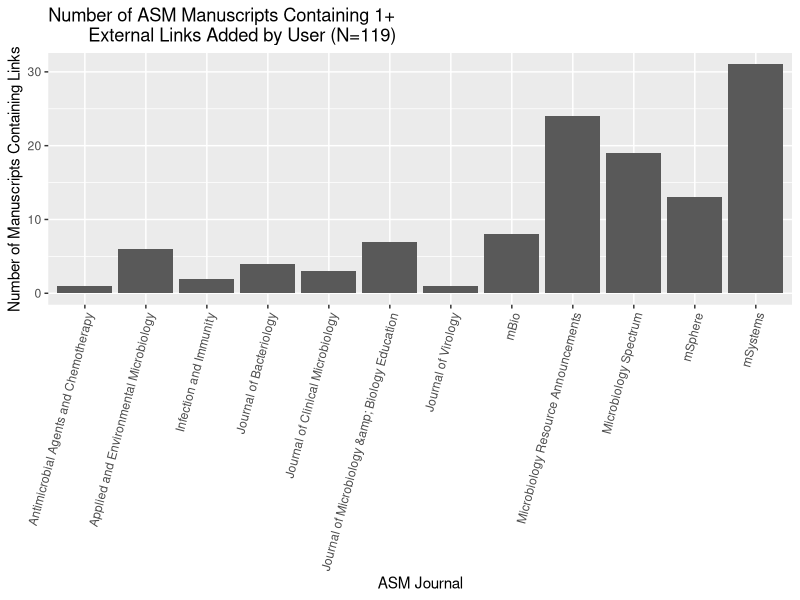
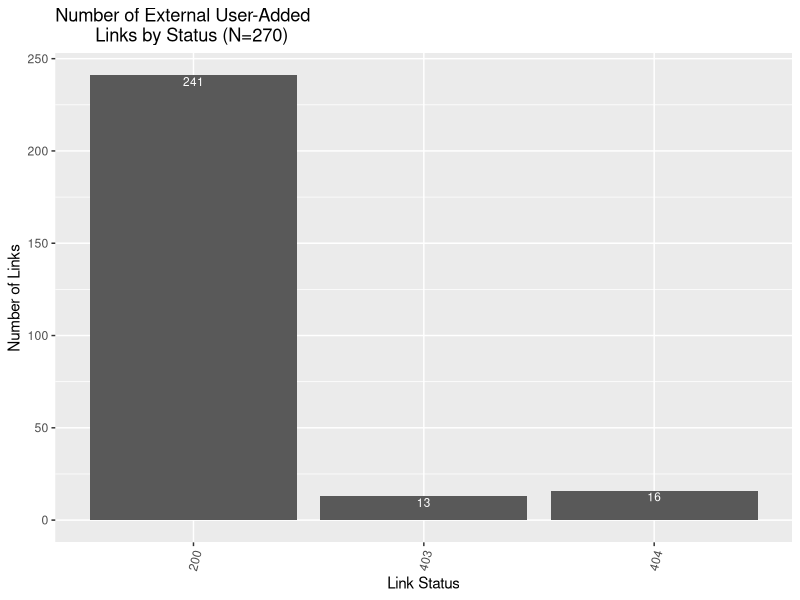
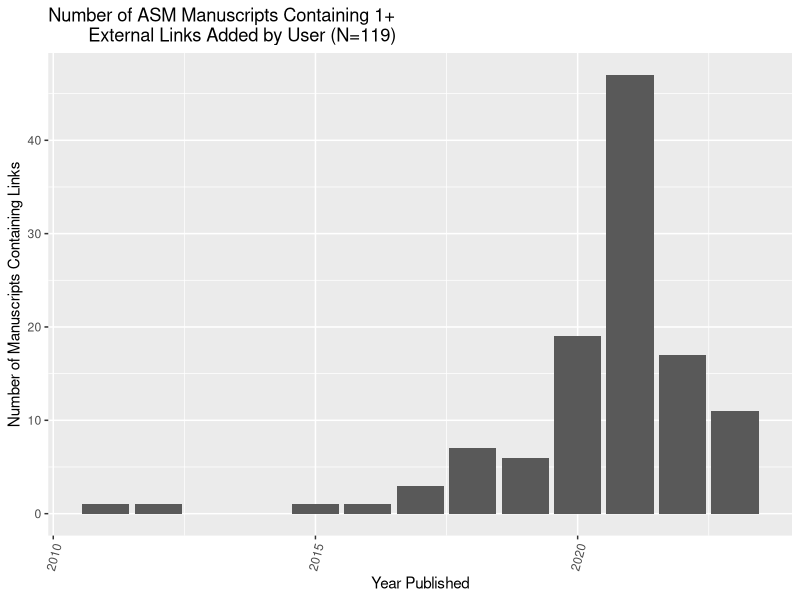
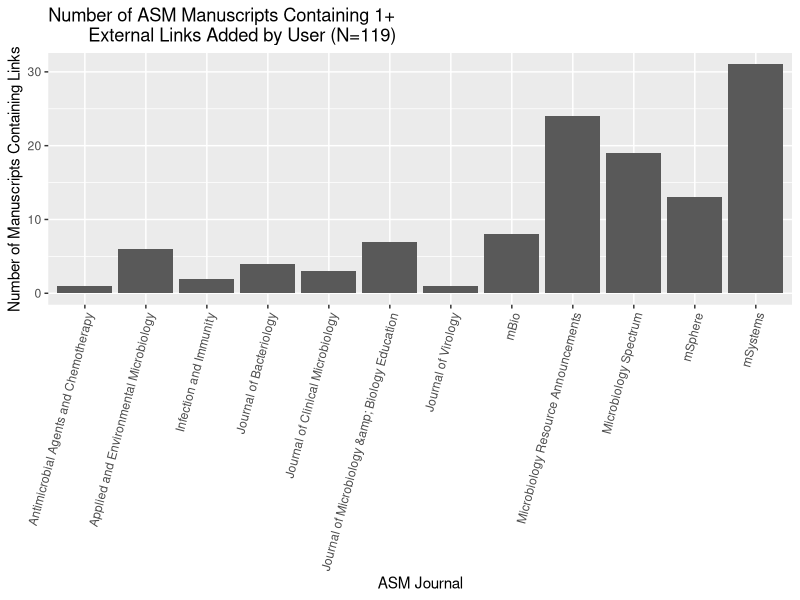
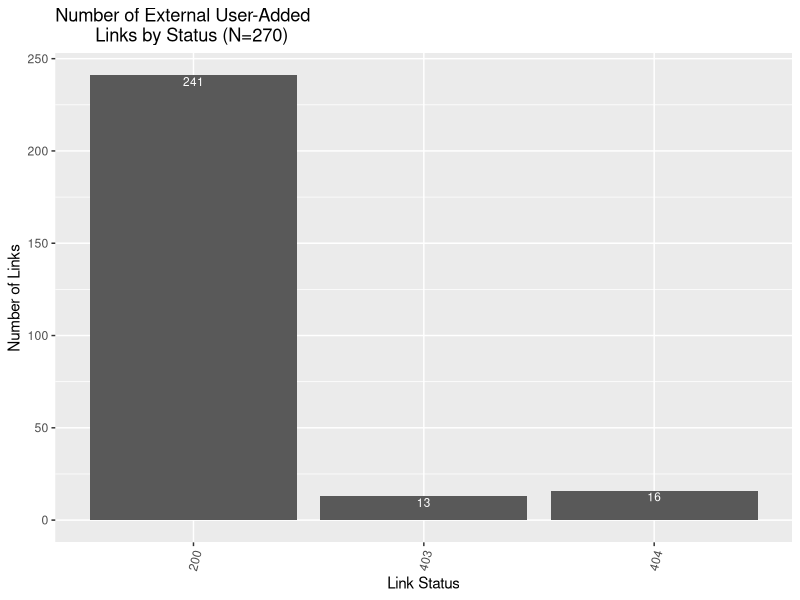
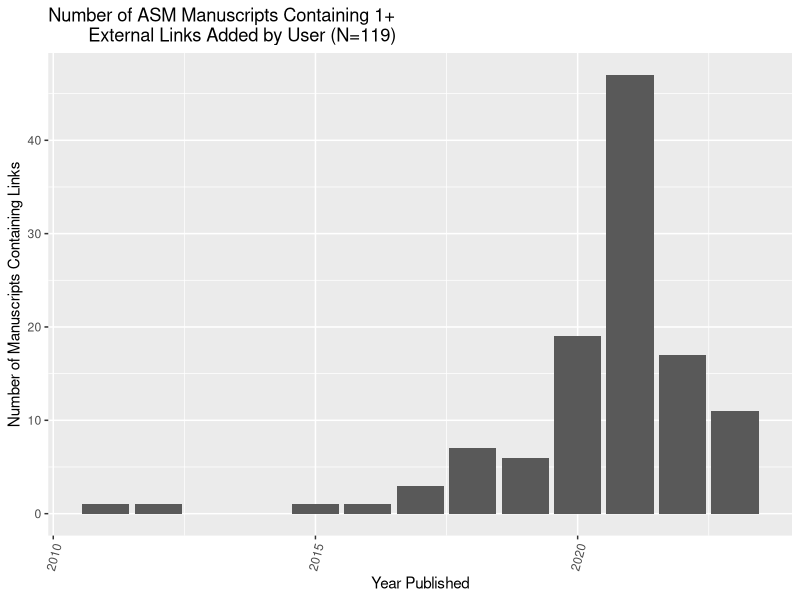

R code for these plots, in order: (Note: this script raises an error after producing the figures.)
#linkrot figure generator 
#
#
#library statements
library(tidyverse)

#load needed files
groundtruth <- read_csv("Data/groundtruth.csv")
groundtruth_links <- read_csv("Data/groundtruth_links.csv")
groundtruth_linkcount <- read_csv("Data/groundtruth_linkcount.csv")

#group articles by the journal they were found in
journal_tally <- groundtruth_linkcount %>% group_by(container.title) %>% tally()

#plot number of articles containing links by which journal they were in 
LinksByJournal <- 
  ggplot(
    data = groundtruth_linkcount, 
    mapping = aes(x = container.title)
    ) + 
    geom_bar(stat = "count") +
    theme(axis.text.x = element_text(angle = 75, vjust = 1, hjust=1)) +
    labs( y = "Number of Manuscripts Containing Links", 
          x = "ASM Journal",
        title = "Number of ASM Manuscripts Containing 1+ 
        External Links Added by User (N=119)") 
LinksByJournal

ggsave(LinksByJournal, filename = "Figures/LinksByJournal.png")

#group links by link_status
status_tally <- groundtruth_links %>% group_by(link_status) %>% tally()

#plot number of links with each status
LinksByStatus <- 
  ggplot(
    data = groundtruth_links, 
    mapping = aes(x = factor(link_status)) ) + 
  geom_bar() +
  geom_text(stat = "count", aes(label = after_stat(count)), vjust = 1.2, color = "white", size = 3) +
  theme(axis.text.x = element_text(angle = 75, vjust = 1, hjust=1)) +
  labs( y = "Number of Links", 
        x = "Link Status",
        title = "Number of External User-Added  
        Links by Status (N=270)") 
LinksByStatus

ggsave(LinksByStatus, filename = "Figures/LinksByStatus.png")

#plot number of articles containing links by year published 
LinksByYear <- 
  ggplot(
    data = groundtruth_linkcount, 
    mapping = aes(x = year.published)
  ) + 
  geom_bar(stat = "count") +
  theme(axis.text.x = element_text(angle = 75, vjust = 1, hjust=1)) +
  labs( y = "Number of Manuscripts Containing Links", 
        x = "Year Published",
        title = "Number of ASM Manuscripts Containing 1+ 
        External Links Added by User (N=119)") 
LinksByYear

ggsave(LinksByYear, filename = "Figures/LinksByYear.png")

#plot number of articles containing links by year published 
LinksByYearAndStatus <- 
  ggplot(
    data = gt_all_links_with_metadata, 
    mapping = aes(x = year.published, fill = as.factor(link_status))
  ) + 
  geom_bar(stat = "count") +
  theme(axis.text.x = element_text(angle = 75, vjust = 1, hjust=1)) +
  labs( y = "Number of Manuscripts Containing Links", 
        x = "Year Published",
        title = "Number of External User-Added  
        Links by Year and Status (N=270)", 
        fill = "Link Status") 
LinksByYearAndStatus

ggsave(LinksByYearAndStatus, filename = "Figures/LinksByYearAndStatus.png")


#plot type of link 
LinkType <- 
  ggplot(
    data = groundtruth_links, 
    mapping = aes(x = website_type, fill = as.factor(link_status))
  ) + 
  geom_bar(stat = "count") +
  theme(axis.text.x = element_text(angle = 75, vjust = 1, hjust=1)) +
  labs( y = "Number of Manuscripts Containing Links", 
        x = "Year Published",
        title = "Number of External User-Added  
        Links by Domain Type and Status (N=270)", 
        fill = "Link Status") 
LinkType

ggsave(LinkType, filename = "Figures/link_type_status.png")
